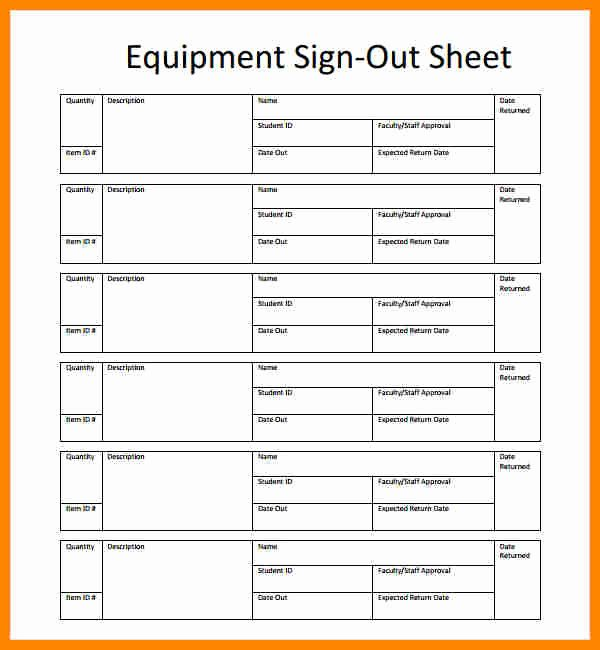
#> input picture sign-in-out-sheet-template-lovely-equipment-sign-out-sheet-template-beautiful-template-of-sign-in-out-sheet-template.jpg, 600 x 650 px, found by its file name
$ python trial.py
#> lines starting #> are read from the running program, lines starting #| are printed output that depends on the picture; after the words box and inside, x2 and y2 are one past the last pixel; in counts of white or black regions, pixels touching at a corner belong together


# thresholding using adaptive technique


import numpy as np
import cv2
import matplotlib.pyplot as plt
from scipy.ndimage import interpolation as inter

# [70 lines left out: functions gauss, mean, blur, find_score, antiskew, not called in this run]

def letters_extract(image_file):
    img = cv2.imread(image_file)
#> img is the input picture: shape (650, 600, 3); mean B, G, R 224.1, 232.4, 240.1
    gray = cv2.cvtColor(img, cv2.COLOR_BGR2GRAY)
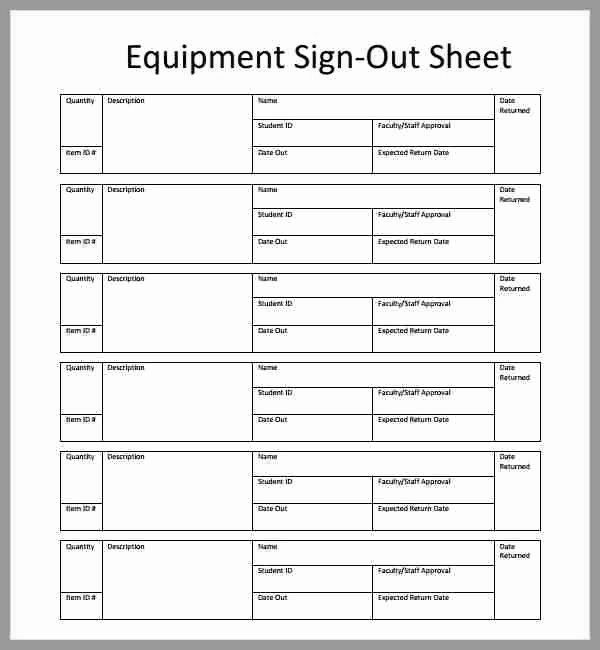
#> gray: shape (650, 600); min 0, max 255, mean 233.7
    _, thresh = cv2.threshold(gray, 190, 255, cv2.THRESH_BINARY_INV)
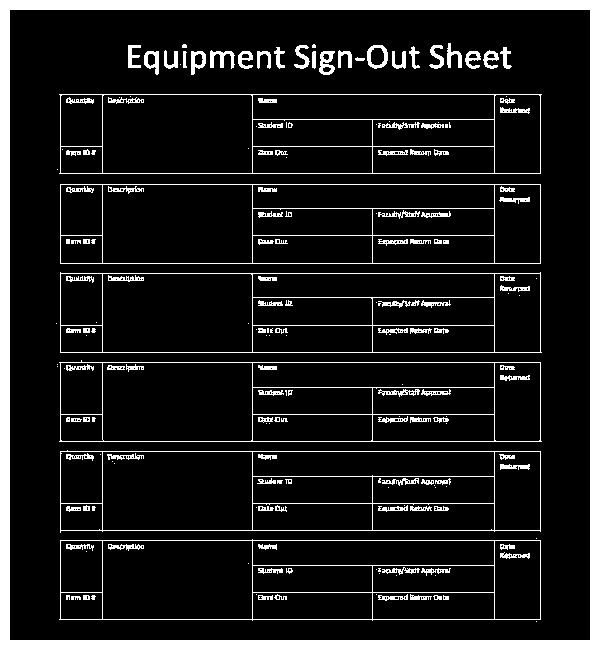
#> thresh: shape (650, 600); 12.1% white; 207 white regions (76 under 20 px)

    contours, _ = cv2.findContours(thresh, cv2.RETR_EXTERNAL, cv2.CHAIN_APPROX_NONE)
#> contours = 1 contour; box (x1, y1, x2, y2) and area: (0, 0, 600, 650) 388751

    letters = []
    for idx, contour in enumerate(contours):
        (x, y, w, h) = cv2.boundingRect(contour)
        letter_crop = gray[y:y + h, x:x + w]
        letters.append(letter_crop)
        cv2.rectangle(img, (x,y), (x + w, y + h), (0,0,255))
#> this loop made 1 pass
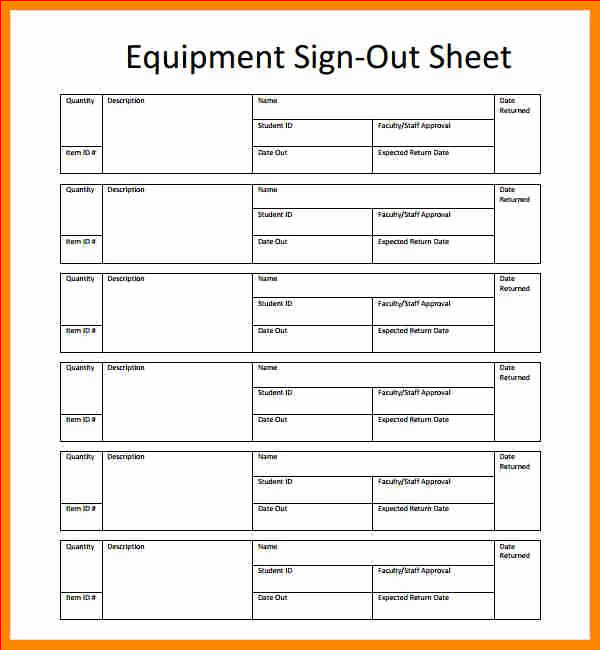
#> img: shape (650, 600, 3); 0.32% of pixels changed, all inside (x1, y1, x2, y2) = (0, 0, 600, 650)
#> after the loop, letters = 1 item

    cv2.namedWindow("win", cv2.WINDOW_FREERATIO)
    cv2.imshow("win",img)
    cv2.waitKey()

    return letters

letters_extract('/media/sithum/New Folder3/pythonProject/sign-in-out-sheet-template-lovely-equipment-sign-out-sheet-template-beautiful-template-of-sign-in-out-sheet-template.jpg')
